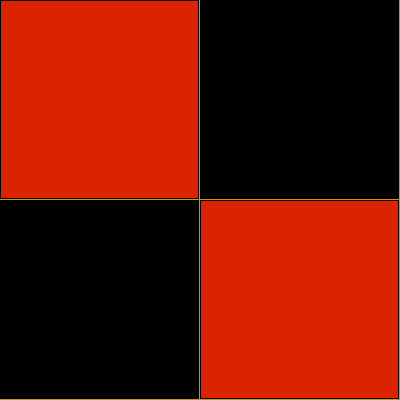
Frame 1 (no input)
Frame 60 (the mouse pressed at the canvas centre just before this capture): identical to frame 1, image omitted
Frame 120 (the mouse held since frame 60 and released just before this capture): identical to frame 1, image omitted

The Processing sketch that drew this single still picture (run headless with seeded random() and noise(); from frame 60 on, the mouse is pressed at the canvas centre):

// Processing sketch: question1
// ── question1.pde
// question 1
// Draw a 2x2 checker board. 

final color yellow = color(210, 150, 0);
final color red = color(220, 35, 0);
final color black = color(0);

final int totalRows = 2;
final int totalColumns = 2;

int redSquare = 0;

void setup()
{
  size(400, 400);
  background(yellow);
}

void draw()
{
  int row = 0;
  while (row < totalRows)
  {
    int column  = 0;
    while (column < totalColumns)
    {
      if (redSquare % 2 == 0)
      {
        fill(red);
      }
      else
      {
        fill(black);
      }
      
      int squareX = column * width/2;
      int squareY = row * height/2;
      int squareSize = height/2 - 2;

      rect(squareX, squareY, squareSize, squareSize);
      
      redSquare++;
      column++;
    }
    redSquare++;
    row++;
  }
  
}
